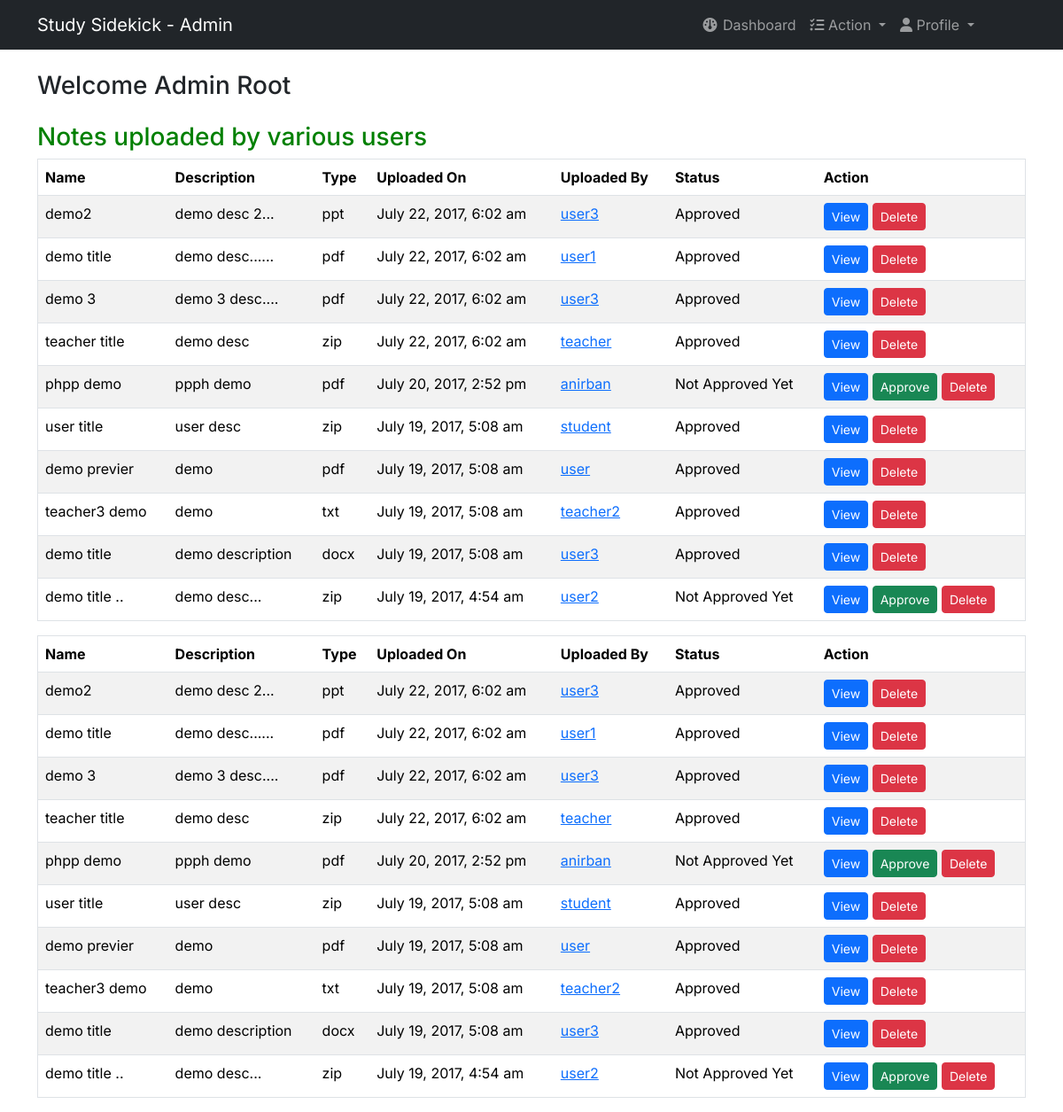
Page /dashboard/ (signed in) on the committed database.
### tables this page shows
CREATE TABLE `uploads` (
  `file_id` int(11) NOT NULL,
  `file_name` varchar(225) NOT NULL,
  `file_description` text NOT NULL,
  `file_type` varchar(225) NOT NULL,
  `file_uploader` varchar(225) NOT NULL,
  `file_uploaded_on` timestamp NOT NULL DEFAULT CURRENT_TIMESTAMP ON UPDATE CURRENT_TIMESTAMP,
  `file_uploaded_to` varchar(225) NOT NULL,
  `file` varchar(225) NOT NULL,
  `status` varchar(225) NOT NULL DEFAULT 'not approved yet'
);

### dashboard/index.php (the view, shortened to what this page needs)
<?php
include('includes/adminheader.php');
?>
<!DOCTYPE html>
<html lang="en">
<head>
</head>
<body>
    <?php include 'includes/adminnav.php' ?>
    <div class="container mt-4">
        <div id="welcome-title">
            <h3>Welcome <span style="text-transform: capitalize;"><?php echo $_SESSION['name']; ?></span></h3>
        </div>
        <div>
            <?php if ($_SESSION['role'] == 'admin') : ?>
                <div class="w-100 mt-4">
                    <marquee style="width: 70%;">
                        <h3 style="color: green"> Notes uploaded by various users</h3>
                    </marquee>
                    <form action="submit" method="post">
                        <table class="table table-striped border">
                            <thead>
                                <tr class="text-capitalize">
                                    <th>Name</th>
                                    <th>Description</th>
                                    <th>Type</th>
                                    <th>Uploaded on</th>
                                    <th>Uploaded by</th>
                                    <th>Status</th>
                                    <th colspan="2">Action</th>
                                </tr>
                            </thead>
                            <tbody>
                                <?php
                                $query = "SELECT * FROM uploads ORDER BY file_uploaded_on DESC";
                                $run_query = mysqli_query($conn, $query) or die(mysqli_error($conn));
                                if (mysqli_num_rows($run_query) > 0) :
                                    while ($row = mysqli_fetch_array($run_query)) :
                                        $file_id = $row['file_id'];
                                        $file_name = $row['file_name'];
                                        $file_description = $row['file_description'];
                                        $file_type = $row['file_type'];
                                        $file_date = $row['file_uploaded_on'];
                                        $file_uploader = $row['file_uploader'];
                                        $file_status = $row['status'];
                                        $file = $row['file'];
                                ?>
                                        <tr>
                                            <td><?php echo $file_name; ?></td>
                                            <td><?php echo $file_description; ?></td>
                                            <td><?php echo $file_type; ?></td>
                                            <td>
                                                <?php echo date("F j, Y, g:i a", strtotime($file_date)); ?>
                                            </td>
                                            <td>
                                                <a href='viewprofile.php?name=<?php echo $file_uploader; ?>' target='_blank'> <?php echo $file_uploader; ?> </a>
                                            </td>
                                            <td class="text-capitalize">
                                                <?php echo $file_status; ?>
                                            </td>
                                            <td>
                                                <a href='allfiles/<?php echo $file; ?>' target='_blank' class="btn btn-primary btn-sm">View</a>
                                                <?php
                                                if ($file_status !== 'approved') {
                                                ?>
                                                    <a class="btn btn-success btn-sm" onclick="return confirm('Are you sure you want to approve this note?')" href="?approve=<?php echo $file_id; ?>">Approve</a>
                                                <?php
                                                }
                                                ?>
                                                <a class="btn btn-danger btn-sm" role="button" onClick="return confirm('Are you sure you want to delete this post?')" href='?del=<?php echo $file_id; ?>'>
                                                    Delete
                                                </a>
                                            </td>
                                        </tr>
                                <?php
                                    endwhile;
                                endif;
                                ?>
                            </tbody>
                        </table>
                    </form>
                    <form action="submit" method="post">
                        <table class="table table-striped border">
                            <thead>
                                <tr class="text-capitalize">
                                    <th>Name</th>
                                    <th>Description</th>
                                    <th>Type</th>
                                    <th>Uploaded on</th>
                                    <th>Uploaded by</th>
                                    <th>Status</th>
                                    <th colspan="2">Action</th>
                                </tr>
                            </thead>
                            <tbody>
                                <?php
                                $query = "SELECT * FROM uploads ORDER BY file_uploaded_on DESC";
                                $run_query = mysqli_query($conn, $query) or die(mysqli_error($conn));
                                if (mysqli_num_rows($run_query) > 0) :
                                    while ($row = mysqli_fetch_array($run_query)) :
                                        $file_id = $row['file_id'];
                                        $file_name = $row['file_name'];
                                        $file_description = $row['file_description'];
                                        $file_type = $row['file_type'];
                                        $file_date = $row['file_uploaded_on'];
                                        $file_uploader = $row['file_uploader'];
                                        $file_status = $row['status'];
                                        $file = $row['file'];
                                ?>
                                        <tr>
                                            <td><?php echo $file_name; ?></td>
                                            <td><?php echo $file_description; ?></td>
                                            <td><?php echo $file_type; ?></td>
                                            <td>
                                                <?php echo date("F j, Y, g:i a", strtotime($file_date)); ?>
                                            </td>
                                            <td>
                                                <a href='viewprofile.php?name=<?php echo $file_uploader; ?>' target='_blank'> <?php echo $file_uploader; ?> </a>
                                            </td>
                                            <td class="text-capitalize">
                                                <?php echo $file_status; ?>
                                            </td>
                                            <td>
                                                <a href='allfiles/<?php echo $file; ?>' target='_blank' class="btn btn-primary btn-sm">View</a>
                                                <?php
                                                if ($file_status !== 'approved') {
                                                ?>
                                                    <a class="btn btn-success btn-sm" onclick="return confirm('Are you sure you want to approve this note?')" href="?approve=<?php echo $file_id; ?>">Approve</a>
                                                <?php
                                                }
                                                ?>
                                                <a class="btn btn-danger btn-sm" role="button" onClick="return confirm('Are you sure you want to delete this post?')" href='?del=<?php echo $file_id; ?>'>
                                                    Delete
                                                </a>
                                            </td>
                                        </tr>
                                <?php
                                    endwhile;
                                endif;
                                ?>
                            </tbody>
                        </table>
                    </form>
                </div>
            <?php endif; ?>
        </div>
    </div>
</body>
</html>

### dashboard/includes/adminheader.php (style rules this page uses)
* { font-family: 'Inter', sans-serif; }

### rows in the picture
uploads: file_name "demo2", file_description "demo desc 2...", file_type "ppt", file_uploaded_on "July 22, 2017, 6:02 am", file_uploader "user3", status "Approved"
uploads: file_name "demo title", file_description "demo desc......", file_type "pdf", file_uploaded_on "July 22, 2017, 6:02 am", file_uploader "user1", status "Approved"
uploads: file_name "demo 3", file_description "demo 3 desc....", file_type "pdf", file_uploaded_on "July 22, 2017, 6:02 am", file_uploader "user3", status "Approved"
uploads: file_name "teacher title", file_description "demo desc", file_type "zip", file_uploaded_on "July 22, 2017, 6:02 am", file_uploader "teacher", status "Approved"
uploads: file_name "phpp demo", file_description "ppph demo", file_type "pdf", file_uploaded_on "July 20, 2017, 2:52 pm", file_uploader "anirban", status "Not Approved Yet"
uploads: file_name "user title", file_description "user desc", file_type "zip", file_uploaded_on "July 19, 2017, 5:08 am", file_uploader "student", status "Approved"
uploads: file_name "demo previer", file_description "demo", file_type "pdf", file_uploaded_on "July 19, 2017, 5:08 am", file_uploader "user", status "Approved"
uploads: file_name "teacher3 demo", file_description "demo", file_type "txt", file_uploaded_on "July 19, 2017, 5:08 am", file_uploader "teacher2", status "Approved"
uploads: file_name "demo title", file_description "demo description", file_type "docx", file_uploaded_on "July 19, 2017, 5:08 am", file_uploader "user3", status "Approved"
uploads: file_name "demo title ..", file_description "demo desc...", file_type "zip", file_uploaded_on "July 19, 2017, 4:54 am", file_uploader "user2", status "Not Approved Yet"

### other values in the picture
$_SESSION['name'] "Admin Root"
